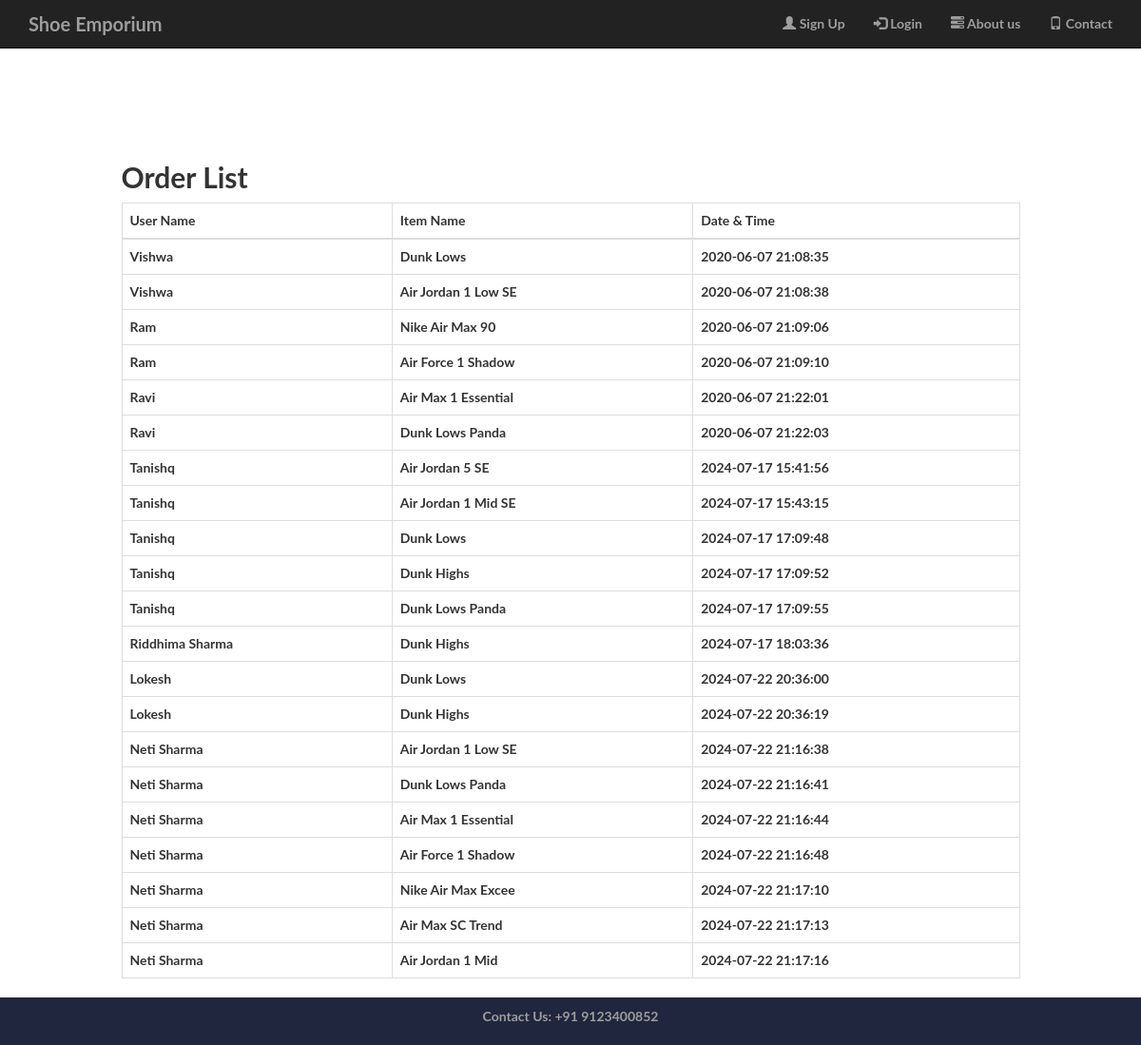
/view_orders.php (signed in), run on the app's committed database.
### tables this page shows
CREATE TABLE `user_item` (
  `id` int(11) NOT NULL,
  `user_id` int(11) NOT NULL,
  `item_id` int(11) NOT NULL,
  `status` enum('Added to cart','Confirmed','','') NOT NULL,
  `date_time` datetime NOT NULL DEFAULT current_timestamp()
);

CREATE TABLE `users` (
  `id` int(11) NOT NULL,
  `name` varchar(255) NOT NULL,
  `email` varchar(255) NOT NULL,
  `password` varchar(255) NOT NULL,
  `contact` varchar(255) NOT NULL,
  `city` varchar(255) NOT NULL,
  `address` varchar(255) NOT NULL
);

CREATE TABLE `items` (
  `id` int(11) NOT NULL,
  `name` varchar(255) NOT NULL,
  `price` decimal(10,2) NOT NULL,
  `image` varchar(255) NOT NULL
);

### view_orders.php (the view, shortened to what this page needs)
<?php
require("includes/common.php");
$query = "SELECT u.name AS user_name, i.name AS item_name, ui.date_time
          FROM user_item ui
          INNER JOIN users u ON ui.user_id = u.id
          INNER JOIN items i ON ui.item_id = i.id
          WHERE ui.status = 'Confirmed'";
$result = mysqli_query($con, $query);
$orders = [];
if ($result) {
    while ($row = mysqli_fetch_assoc($result)) {
        $orders[] = $row;
    }
} else {
    $error = "Error fetching orders";
}
?>
<!DOCTYPE html>
<html lang="en">
<head>
    <link rel="stylesheet" href="css/bootstrap.css">
    <link rel="stylesheet" href="css/style.css">
</head>
<body>
    <?php include 'includes/header.php'; ?>
    <div class="container" style="margin-top: 50px;">
        <div class="row">
            <div class="col-md-10 col-md-offset-1">
                <h2>Order List</h2>
                <table class="table table-bordered">
                    <thead>
                        <tr>
                            <th>User Name</th>
                            <th>Item Name</th>
                            <th>Date & Time</th>
                        </tr>
                    </thead>
                    <tbody>
                        <?php foreach ($orders as $order) { ?>
                            <tr>
                                <td><?php echo $order['user_name']; ?></td>
                                <td><?php echo $order['item_name']; ?></td>
                                <td><?php echo $order['date_time']; ?></td>
                            </tr>
                        <?php } ?>
                    </tbody>
                </table>
            </div>
        </div>
    </div>
    <?php include 'includes/footer.php'; ?>
</body>
</html>

### css/style.css (style rules this page uses)
body, html { width: 100%; height: 100%; }
body { padding-top: 100px; }
body, h1, h2, h3, h4, h5, h6 { font-family: "Lato", "Helvetica Neue", Helvetica, Arial, sans-serif; font-weight: 700; }

### data on the page
user_item: user.name "Vishwa", item.name "Dunk Lows", date_time "2020-06-07 21:08:35"
user_item: user.name "Vishwa", item.name "Air Jordan 1 Low SE", date_time "2020-06-07 21:08:38"
user_item: user.name "Ram", item.name "Nike Air Max 90", date_time "2020-06-07 21:09:06"
user_item: user.name "Ram", item.name "Air Force 1 Shadow", date_time "2020-06-07 21:09:10"
user_item: user.name "Ravi", item.name "Air Max 1 Essential", date_time "2020-06-07 21:22:01"
user_item: user.name "Ravi", item.name "Dunk Lows Panda", date_time "2020-06-07 21:22:03"
user_item: user.name "Tanishq", item.name "Air Jordan 5 SE", date_time "2024-07-17 15:41:56"
user_item: user.name "Tanishq", item.name "Air Jordan 1 Mid SE", date_time "2024-07-17 15:43:15"
user_item: user.name "Tanishq", item.name "Dunk Lows", date_time "2024-07-17 17:09:48"
user_item: user.name "Tanishq", item.name "Dunk Highs", date_time "2024-07-17 17:09:52"
user_item: user.name "Tanishq", item.name "Dunk Lows Panda", date_time "2024-07-17 17:09:55"
user_item: user.name "Riddhima Sharma", item.name "Dunk Highs", date_time "2024-07-17 18:03:36"
user_item: user.name "Lokesh", item.name "Dunk Lows", date_time "2024-07-22 20:36:00"
user_item: user.name "Lokesh", item.name "Dunk Highs", date_time "2024-07-22 20:36:19"
user_item: user.name "Neti Sharma", item.name "Air Jordan 1 Low SE", date_time "2024-07-22 21:16:38"
user_item: user.name "Neti Sharma", item.name "Dunk Lows Panda", date_time "2024-07-22 21:16:41"
user_item: user.name "Neti Sharma", item.name "Air Max 1 Essential", date_time "2024-07-22 21:16:44"
user_item: user.name "Neti Sharma", item.name "Air Force 1 Shadow", date_time "2024-07-22 21:16:48"
user_item: user.name "Neti Sharma", item.name "Nike Air Max Excee", date_time "2024-07-22 21:17:10"
user_item: user.name "Neti Sharma", item.name "Air Max SC Trend", date_time "2024-07-22 21:17:13"
user_item: user.name "Neti Sharma", item.name "Air Jordan 1 Mid", date_time "2024-07-22 21:17:16"
